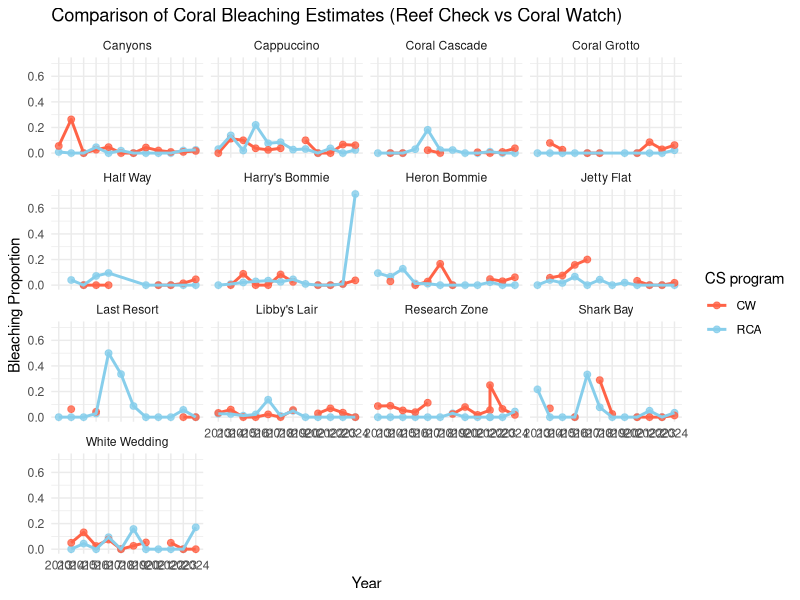
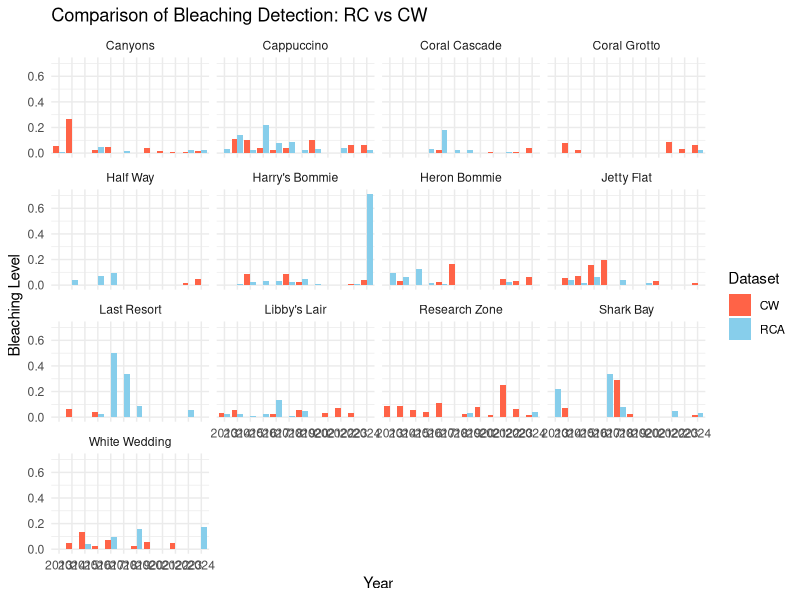

Reproduce these figures in R, in order.
#####Comparsion visualisations and statistics###
library(ggplot2)
library(tidyverse)

RC_bleach <- read_csv(file = "RC_bleach.csv")
CW_bleach_detect_year <- read_csv(file = "CW_bleach_detect_year.csv")


##merge CW and RC data into one table
bleach_comparison <- RC_bleach %>%
  select(SITE, year, rc_bleach = prop_bleached) %>%
  left_join(
    CW_bleach_detect_year %>%
      select(SITE, year, cw_bleach = prop_bleach_obs),
    by = c("SITE", "year")
  )

#make long format
bleach_comparison_long <- bleach_comparison %>%
  pivot_longer(cols = c(rc_bleach, cw_bleach),
               names_to = "source", values_to = "bleach_prop") %>%
  mutate(source = recode(source,
                         rc_bleach = "RCA",
                         cw_bleach = "CW"))

#line plot
ggplot(bleach_comparison_long, aes(x = factor(year), y = bleach_prop, color = source)) +
  geom_point(size = 2, alpha = 0.8) +
  geom_line(aes(group = source), linewidth = 1) +
  facet_wrap(~SITE) +
  scale_color_manual(values = c("tomato", "skyblue")) +
  labs(
    title = "Comparison of Coral Bleaching Estimates (Reef Check vs Coral Watch)",
    y = "Bleaching Proportion", x = "Year", color = "CS program"
  ) +
  theme_minimal()

#barplot
ggplot(bleach_comparison_long, aes(x = factor(year), y = bleach_prop, fill = source)) +
  geom_col(position = "dodge") +
  facet_wrap(~SITE) +
  scale_fill_manual(values = c("tomato", "skyblue")) +
  labs(title = "Comparison of Bleaching Detection: RC vs CW",
       x = "Year", y = "Bleaching Level", fill = "Dataset") +
  theme_minimal()

